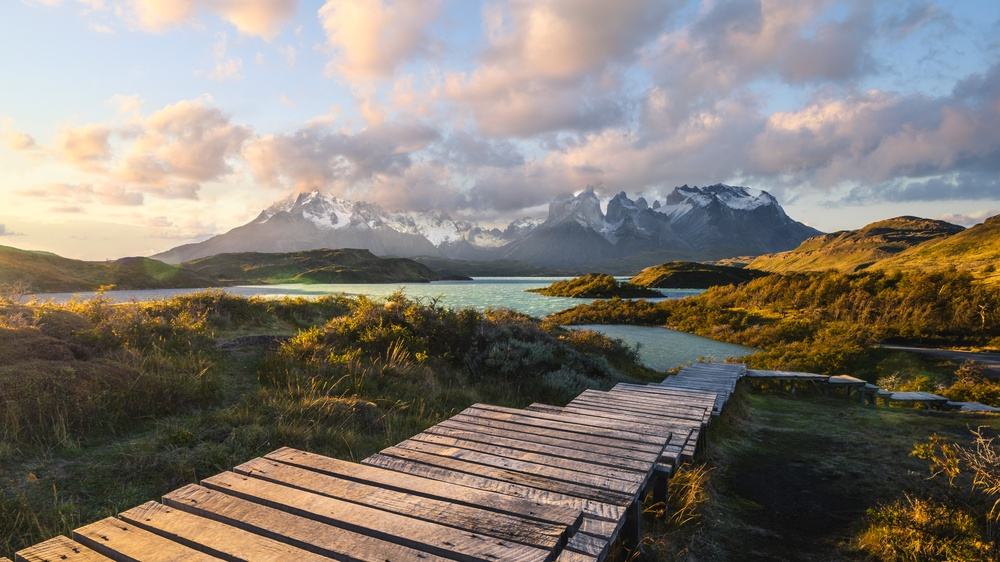
#> input picture SESI 3/pemandangan.jpg, 1000 x 562 px, shrunk from 3840 x 2160 before the run, found by its file name
$ python flip.py
#> lines starting #> are read from the running program, lines starting #| are printed output that depends on the picture
import cv2
import matplotlib.pyplot as plt

# Membaca gambar
img = cv2.imread("pemandangan.jpg")
#> img is the input picture: shape (562, 1000, 3); mean B, G, R 114.5, 123.4, 131
img = cv2.cvtColor(img, cv2.COLOR_BGR2RGB)

# 1. Horizontal Flip (flipCode = 1)
# Mencerminkan gambar secara horizontal (kiri ke kanan)
img_h_flip = cv2.flip(img, 1)
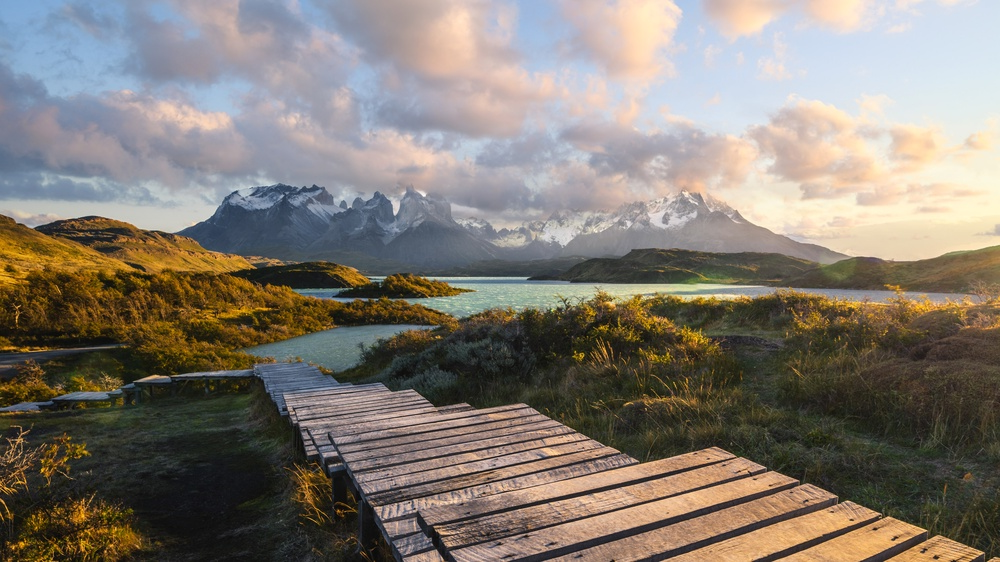
#> img_h_flip: shape (562, 1000, 3); mean R, G, B 131, 123.4, 114.5

# 2. Vertical Flip (flipCode = 0)
# Mencerminkan gambar secara vertikal (atas ke bawah)
img_v_flip = cv2.flip(img, 0)
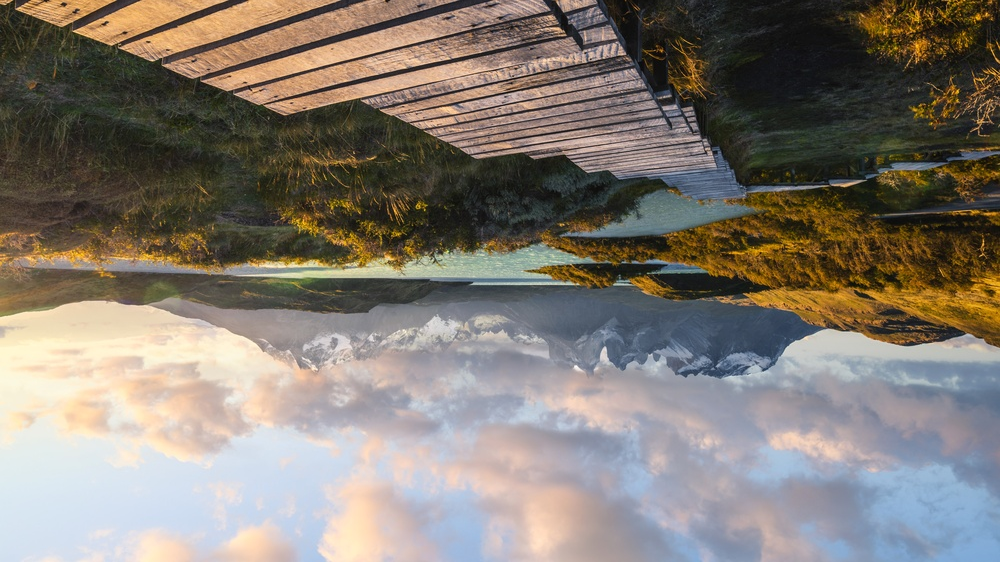
#> img_v_flip: shape (562, 1000, 3); mean R, G, B 131, 123.4, 114.5

# Menampilkan hasil menggunakan Matplotlib (Grid 1x3)
plt.figure(figsize=(15, 5))

# Citra Asli
plt.subplot(1, 3, 1)
plt.imshow(img)
plt.title("Citra Asli")
plt.axis("off")

# Horizontal Flip
plt.subplot(1, 3, 2)
plt.imshow(img_h_flip)
plt.title("Horizontal Flip")
plt.axis("off")

# Vertical Flip
plt.subplot(1, 3, 3)
plt.imshow(img_v_flip)
plt.title("Vertical Flip")
plt.axis("off")

plt.tight_layout()
plt.show()
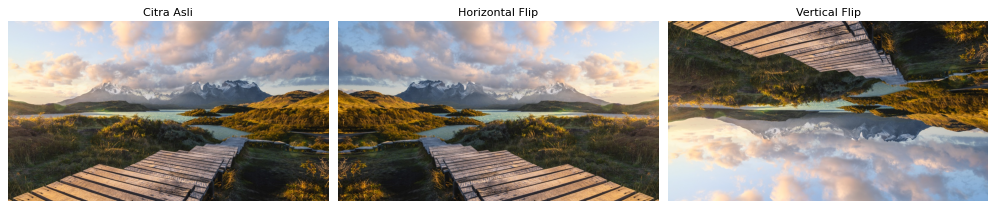
#> figure drawn by matplotlib, 3 panels
